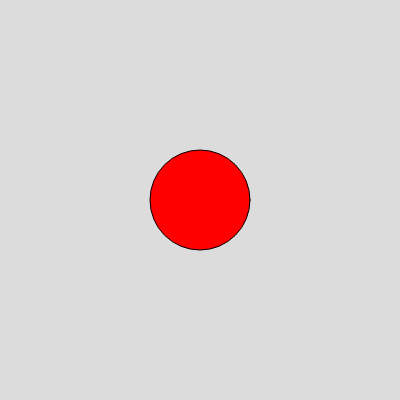
Frame 1 (no input)
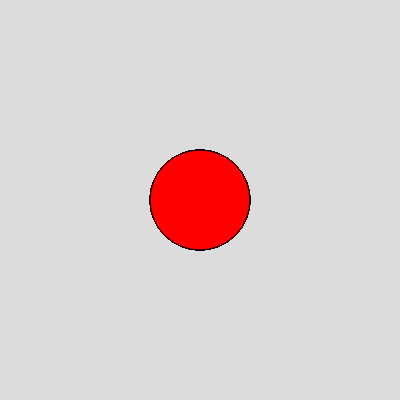
Frame 60 (no input)
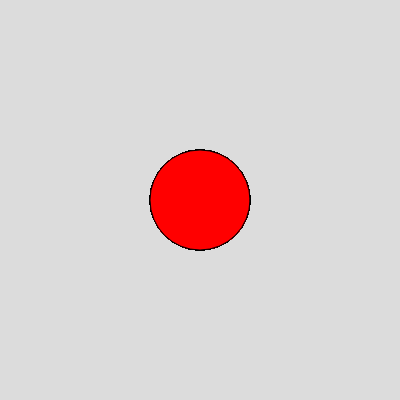
Frame 120 (the mouse pressed at the canvas centre since frame 60)

The p5.js sketch that drew these frames (run headless with seeded random() and noise() and a simulated clock; from frame 60 on, the mouse is pressed at the canvas centre):

// p5.js sketch
// ── sketch.js
function setup() {
  createCanvas(400, 400);
    background(220);  
}

function draw() {
  fill(255, 0, 0);
  ellipse(200, 200, 100, 100);
}
